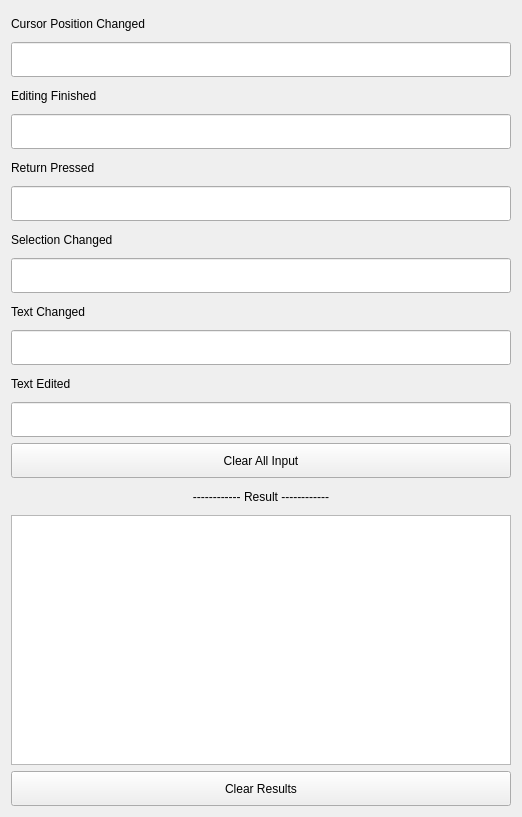
<?xml version="1.0" encoding="UTF-8"?>
<ui version="4.0">
 <class>mainForm</class>
 <widget class="QWidget" name="mainForm">
  <property name="geometry">
   <rect>
    <x>0</x>
    <y>0</y>
    <width>522</width>
    <height>790</height>
   </rect>
  </property>
  <property name="windowTitle">
   <string>Form</string>
  </property>
  <layout class="QVBoxLayout" name="verticalLayout">
   <item>
    <widget class="QLabel" name="cursorPositionChanged_label">
     <property name="minimumSize">
      <size>
       <width>500</width>
       <height>25</height>
      </size>
     </property>
     <property name="maximumSize">
      <size>
       <width>16777215</width>
       <height>25</height>
      </size>
     </property>
     <property name="text">
      <string>Cursor Position Changed</string>
     </property>
    </widget>
   </item>
   <item>
    <widget class="QLineEdit" name="cursorPositionChanged_lineEdit">
     <property name="minimumSize">
      <size>
       <width>500</width>
       <height>35</height>
      </size>
     </property>
     <property name="maximumSize">
      <size>
       <width>16777215</width>
       <height>35</height>
      </size>
     </property>
    </widget>
   </item>
   <item>
    <widget class="QLabel" name="editingFinished_label">
     <property name="minimumSize">
      <size>
       <width>500</width>
       <height>25</height>
      </size>
     </property>
     <property name="maximumSize">
      <size>
       <width>16777215</width>
       <height>25</height>
      </size>
     </property>
     <property name="text">
      <string>Editing Finished</string>
     </property>
    </widget>
   </item>
   <item>
    <widget class="QLineEdit" name="editingFinished_lineEdit">
     <property name="minimumSize">
      <size>
       <width>500</width>
       <height>35</height>
      </size>
     </property>
     <property name="maximumSize">
      <size>
       <width>16777215</width>
       <height>35</height>
      </size>
     </property>
    </widget>
   </item>
   <item>
    <widget class="QLabel" name="returnPressed_label">
     <property name="minimumSize">
      <size>
       <width>500</width>
       <height>25</height>
      </size>
     </property>
     <property name="maximumSize">
      <size>
       <width>16777215</width>
       <height>25</height>
      </size>
     </property>
     <property name="text">
      <string>Return Pressed</string>
     </property>
    </widget>
   </item>
   <item>
    <widget class="QLineEdit" name="returnPressed_lineEdit">
     <property name="minimumSize">
      <size>
       <width>500</width>
       <height>35</height>
      </size>
     </property>
     <property name="maximumSize">
      <size>
       <width>16777215</width>
       <height>35</height>
      </size>
     </property>
    </widget>
   </item>
   <item>
    <widget class="QLabel" name="selChanged_label">
     <property name="minimumSize">
      <size>
       <width>500</width>
       <height>25</height>
      </size>
     </property>
     <property name="maximumSize">
      <size>
       <width>16777215</width>
       <height>25</height>
      </size>
     </property>
     <property name="text">
      <string>Selection Changed</string>
     </property>
    </widget>
   </item>
   <item>
    <widget class="QLineEdit" name="selChanged_lineEdit">
     <property name="minimumSize">
      <size>
       <width>500</width>
       <height>35</height>
      </size>
     </property>
     <property name="maximumSize">
      <size>
       <width>16777215</width>
       <height>35</height>
      </size>
     </property>
    </widget>
   </item>
   <item>
    <widget class="QLabel" name="textChanged_label">
     <property name="minimumSize">
      <size>
       <width>500</width>
       <height>25</height>
      </size>
     </property>
     <property name="maximumSize">
      <size>
       <width>16777215</width>
       <height>25</height>
      </size>
     </property>
     <property name="text">
      <string>Text Changed</string>
     </property>
    </widget>
   </item>
   <item>
    <widget class="QLineEdit" name="textChanged_lineEdit">
     <property name="minimumSize">
      <size>
       <width>500</width>
       <height>35</height>
      </size>
     </property>
     <property name="maximumSize">
      <size>
       <width>16777215</width>
       <height>35</height>
      </size>
     </property>
    </widget>
   </item>
   <item>
    <widget class="QLabel" name="textEdited_label">
     <property name="minimumSize">
      <size>
       <width>500</width>
       <height>25</height>
      </size>
     </property>
     <property name="maximumSize">
      <size>
       <width>16777215</width>
       <height>25</height>
      </size>
     </property>
     <property name="text">
      <string>Text Edited</string>
     </property>
    </widget>
   </item>
   <item>
    <widget class="QLineEdit" name="textEdited_lineEdit">
     <property name="minimumSize">
      <size>
       <width>500</width>
       <height>35</height>
      </size>
     </property>
     <property name="maximumSize">
      <size>
       <width>16777215</width>
       <height>35</height>
      </size>
     </property>
    </widget>
   </item>
   <item>
    <widget class="QPushButton" name="clearInput_pushButton">
     <property name="minimumSize">
      <size>
       <width>0</width>
       <height>35</height>
      </size>
     </property>
     <property name="maximumSize">
      <size>
       <width>16777215</width>
       <height>35</height>
      </size>
     </property>
     <property name="text">
      <string>Clear All Input</string>
     </property>
    </widget>
   </item>
   <item>
    <widget class="QLabel" name="result_label">
     <property name="minimumSize">
      <size>
       <width>500</width>
       <height>25</height>
      </size>
     </property>
     <property name="maximumSize">
      <size>
       <width>16777215</width>
       <height>25</height>
      </size>
     </property>
     <property name="text">
      <string>------------ Result ------------</string>
     </property>
     <property name="alignment">
      <set>Qt::AlignCenter</set>
     </property>
    </widget>
   </item>
   <item>
    <widget class="QTextEdit" name="result_textEdit">
     <property name="minimumSize">
      <size>
       <width>500</width>
       <height>250</height>
      </size>
     </property>
     <property name="maximumSize">
      <size>
       <width>16777215</width>
       <height>16777215</height>
      </size>
     </property>
     <property name="readOnly">
      <bool>true</bool>
     </property>
    </widget>
   </item>
   <item>
    <widget class="QPushButton" name="clear_pushButton">
     <property name="minimumSize">
      <size>
       <width>0</width>
       <height>35</height>
      </size>
     </property>
     <property name="maximumSize">
      <size>
       <width>16777215</width>
       <height>35</height>
      </size>
     </property>
     <property name="text">
      <string>Clear Results</string>
     </property>
    </widget>
   </item>
  </layout>
 </widget>
 <resources/>
 <connections/>
</ui>
